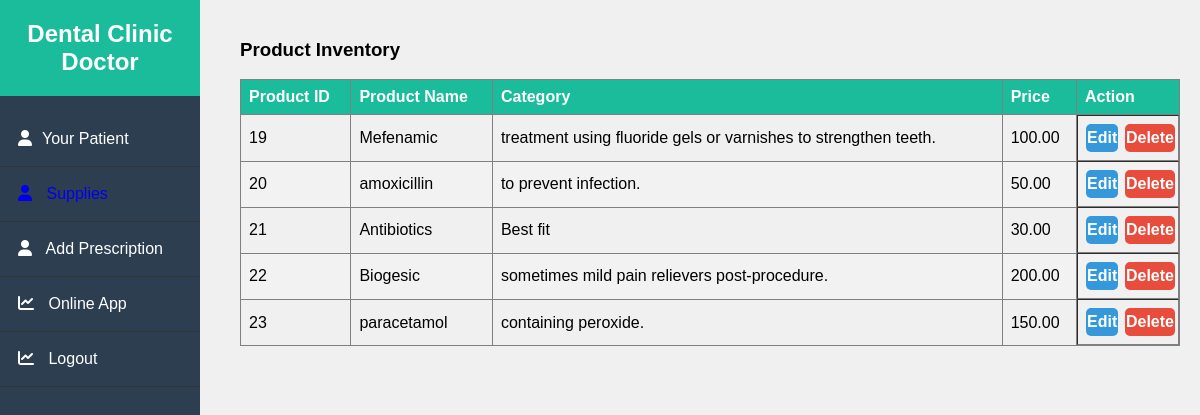
Screenshot of /Supplies.php with the database file from the repository.
### tables this page shows
CREATE TABLE `supply` (
  `ProductID` int(11) NOT NULL,
  `Products` varchar(255) NOT NULL,
  `Category` varchar(255) DEFAULT NULL,
  `Stocks` varchar(1000) NOT NULL,
  `Sold` varchar(10000) NOT NULL,
  `Remaining` int(11) NOT NULL,
  `Action` varchar(1000) NOT NULL,
  `Price` decimal(10,2) NOT NULL
);

### Supplies.php (the view, shortened to what this page needs)
<!DOCTYPE html>
<html lang="en">
<head>
    <link rel="stylesheet" href="https://cdnjs.cloudflare.com/ajax/libs/font-awesome/6.0.0/css/all.min.css">
</head>
<body>
<div class="sidebar">
    <h2>Dental Clinic Doctor</h2>
    <ul>
        <li><a href="docpatient.php" style="color: white; text-decoration: none;"><i class="fa fa-user"></i>Your Patient</a></li>
        <li><a href="Supplies.php" style="color: 16a085; text-decoration: none;"><i class="fa fa-user"></i> Supplies</a></li>
        <li><a href="addprescription.php" style="color: white; text-decoration: none;"><i class="fa fa-user"></i> Add Prescription</a></li>
        <li><a href="doconlineapp.php" style="color: white; text-decoration: none; white-space: nowrap;"><i class="fa fa-chart-line"></i> Online App</a></li>
        <li><a href="logout.php" style="color: white; text-decoration: none; white-space: nowrap;"><i class="fa fa-chart-line"></i> Logout</a></li>
    </ul>
</div>
<div class="content">
    <h3>Product Inventory</h3>
    <table border="1">
        <thead>
            <tr>
                <th>Product ID</th>
                <th>Product Name</th>
                <th>Category</th>
                <th>Price</th>
                <th>Action</th>
            </tr>
        </thead>
        <tbody>
            <?php
            include("sad/db.php");
            $sql = "SELECT ProductID, Products, Category, Price FROM supply";
            $result = mysqli_query($conn, $sql);
            if (mysqli_num_rows($result) > 0) {
                while ($row = mysqli_fetch_assoc($result)) {
                    echo "<tr>";
                    echo "<td>" . $row["ProductID"] . "</td>";
                    echo "<td>" . $row["Products"] . "</td>";
                    echo "<td>" . $row["Category"] . "</td>";
                    echo "<td>" . $row["Price"] . "</td>";
                    echo '<td class="action-buttons">';
                    echo '<a href="edit_product.php?product_id=' . $row['ProductID'] . '" class="action-button edit-button">Edit</a>';
                    echo '<a href="delete_product.php?product_id=' . $row['ProductID'] . '" class="action-button delete-button">Delete</a>';
                    echo '</td>';
                    echo "</tr>";
                }
            } else {
                echo "No products found in the inventory.";
            }
            ?>
        </tbody>
    </table>
</div>
</body>
</html>

### Supplies.php (style rules this page uses)
body { font-family: 'Arial', sans-serif; margin: 0; padding: 0; background: #f0f0f0; }
.sidebar { background-color: #2c3e50; color: white; width: 200px; height: 100vh; position: fixed; overflow: auto; }
.sidebar h2 { padding: 20px; margin: 0; background: #1abc9c; text-align: center; }
.sidebar ul { list-style-type: none; padding: 0; }
.sidebar ul li { padding: 18px; border-bottom: 1px solid #333; }
.sidebar ul li i { margin-right: 10px; }
.content { margin-left: 220px; padding: 20px; }
table { border-collapse: collapse; width: 100%; }
th, td { text-align: left; padding: 8px; }
th { background-color: #1abc9c; color: white; }
tr:nth-child(even) { background-color: #f2f2f2; }
.action-buttons { display: flex; justify-content: space-between; }
.action-button { display: inline-block; padding: 5px 1px; text-align: center; text-decoration: none; border: none; cursor: pointer; font-weight: bold; transition: background-color 0.3s; border-radius: 5px; margin-right: -5px; }
.edit-button { background-color: #3498db; color: #fff; }
.delete-button { background-color: #e74c3c; color: #fff; }

### rows the page displays
supply: ProductID "19", Products "Mefenamic", Category "treatment using fluoride gels or varnishes to strengthen teeth.", Price "100.00"
supply: ProductID "20", Products "amoxicillin", Category "to prevent infection.", Price "50.00"
supply: ProductID "21", Products "Antibiotics", Category "Best fit", Price "30.00"
supply: ProductID "22", Products "Biogesic", Category "sometimes mild pain relievers post-procedure.", Price "200.00"
supply: ProductID "23", Products "paracetamol", Category "containing peroxide.", Price "150.00"
